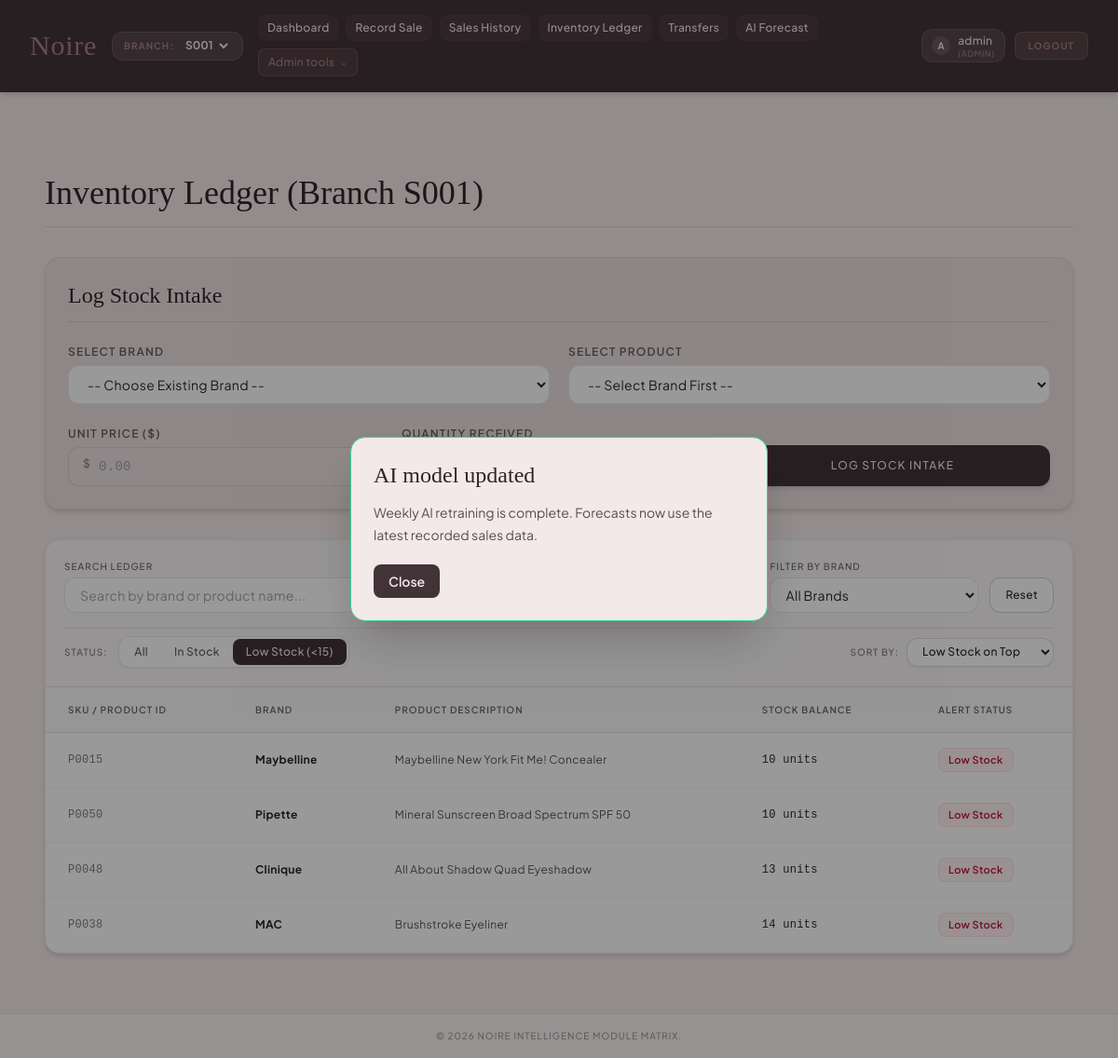
The page /inventory (signed in) on the database its author committed.
### tables this page shows
CREATE TABLE inventory (
            inventory_id INTEGER PRIMARY KEY AUTOINCREMENT,
            branch_id TEXT NOT NULL REFERENCES branches(branch_id) ON UPDATE CASCADE,
            product_id TEXT NOT NULL REFERENCES products(product_id) ON UPDATE CASCADE,
            stock INTEGER NOT NULL DEFAULT 0 CHECK(stock >= 0),
            last_updated DATETIME DEFAULT CURRENT_TIMESTAMP,
            UNIQUE(branch_id, product_id)
        );

CREATE TABLE products (
            product_id TEXT PRIMARY KEY,
            brand_id INTEGER NOT NULL REFERENCES brands(brand_id),
            subcategory_id INTEGER NOT NULL REFERENCES subcategories(subcategory_id),
            product_name TEXT NOT NULL,
            base_price REAL NOT NULL DEFAULT 0.0 CHECK(base_price >= 0),
            created_at DATETIME DEFAULT CURRENT_TIMESTAMP
        );

CREATE TABLE brands (
            brand_id INTEGER PRIMARY KEY AUTOINCREMENT,
            brand_name TEXT UNIQUE NOT NULL
        );

### app.py (the view, shortened to what this page needs)
@app.route('/inventory', methods=['GET', 'POST'])
@login_required
def inventory_view():
    current_branch = session.get('branch', 'S001')
    inventory_items = db_load_inventory(branch=current_branch)
    catalog_map = {}
    all_subcategories = set()
    for item in inventory_items:
        b_name = item['brand']
        p_name = item['product_name']
        subcat = item['subcategory']
        if subcat: all_subcategories.add(subcat)
        if b_name and p_name:
            if b_name not in catalog_map: catalog_map[b_name] = []
            if not any(i['name'] == p_name for i in catalog_map[b_name]):
                catalog_map[b_name].append({'name': p_name, 'price': item['price']})
    return render_template(
        'inventory.html',
        inventory_items=inventory_items,
        brands=sorted(list(catalog_map.keys())),
        subcategories=sorted(list(all_subcategories)),
        catalog_map=catalog_map,
        current_branch=current_branch
    )

### app.py (called while the page is built)
@app.context_processor
def inject_active_branches():
    try:
        with get_db() as conn:
            rows = conn.execute(
                "SELECT branch_id FROM branches WHERE is_active = 1 ORDER BY branch_id;"
            ).fetchall()
        return {'active_branches': [{'branch_id': r['branch_id']} for r in rows]}
    except Exception:
        return {'active_branches': [{'branch_id': b} for b in ['S001', 'S002', 'S003', 'S004', 'S005']]}

def login_required(f):
    @wraps(f)
    def decorated_function(*args, **kwargs):
        if 'username' not in session:
            flash('Session expired or unauthenticated. Please log in.')
            return redirect(url_for('login'))
        return f(*args, **kwargs)
    return decorated_function

### src/database.py (called while the page is built)
def get_db_path():
    return os.environ.get('TEST_DB_PATH', os.path.join(PROJECT_ROOT, 'data', 'noire_retail.db'))

@contextmanager
def get_db(db_path=None):
    if db_path is None:
        db_path = get_db_path()
    os.makedirs(os.path.dirname(db_path), exist_ok=True)
    conn = sqlite3.connect(db_path, timeout=30.0)
    conn.row_factory = sqlite3.Row
    conn.execute("PRAGMA foreign_keys = ON;")
    conn.execute("PRAGMA journal_mode = WAL;")
    try:
        yield conn
        conn.commit()
    except Exception:
        conn.rollback()
        raise
    finally:
        conn.close()

### templates/inventory.html (shortened to what this page needs)
{% extends "base.html" %}
{% block content %}
<div class="max-w-7xl mx-auto px-4 py-8 space-y-8">
    <div class="border-b border-noireText/10 pb-4">
        <h2 class="text-4xl text-noireText font-serif">Inventory Ledger (Branch {{ current_branch }})</h2>
    </div>
    <div class="bg-parchment p-6 rounded-2xl border border-noireText/5 shadow-md">
        <div class="border-b border-noireText/10 pb-3 mb-6">
            <h3 class="text-2xl text-noireText font-serif">Log Stock Intake</h3>
        </div>
        <form action="{{ url_for('inventory_view') }}" method="POST" class="space-y-6">
            <div class="grid grid-cols-1 md:grid-cols-2 gap-5 text-xs tracking-wide">
                <div class="flex flex-col gap-1.5">
                    <label class="block font-semibold uppercase text-noireText/70 tracking-widest">Select Brand</label>
                    <select id="brand_select" name="brand" onchange="handleBrandChange()" required class="w-full px-4 py-2.5 rounded-xl bg-white border border-noireText/10 text-noireText focus:outline-none focus:border-dustyRose focus:ring-1 focus:ring-dustyRose transition-all text-sm">
                        <option value="">-- Choose Existing Brand --</option>
                    </select>
                </div>
                <div class="flex flex-col gap-1.5">
                    <label class="block font-semibold uppercase text-noireText/70 tracking-widest">Select Product</label>
                    <select id="product_select" name="product" onchange="handleProductChange()" required class="w-full px-4 py-2.5 rounded-xl bg-white border border-noireText/10 text-noireText focus:outline-none focus:border-dustyRose focus:ring-1 focus:ring-dustyRose transition-all text-sm">
                        <option value="">-- Select Brand First --</option>
                    </select>
                </div>
            </div>
            <div class="grid grid-cols-1 md:grid-cols-3 gap-5 text-xs tracking-wide items-end">
                <div class="flex flex-col gap-1.5">
                    <label class="block font-semibold uppercase text-noireText/70 tracking-widest">Unit Price ($)</label>
                    <div class="relative">
                        <span class="absolute left-4 top-2.5 text-noireText/50 font-medium">$</span>
                        <input type="text" id="price_input" name="price" placeholder="0.00" readonly class="w-full pl-8 pr-4 py-2.5 rounded-xl bg-velvet/20 border border-noireText/10 text-noireText font-mono font-medium focus:outline-none cursor-not-allowed text-sm">
                    </div>
                </div>
                <div class="flex flex-col gap-1.5">
                    <label class="block font-semibold uppercase text-noireText/70 tracking-widest">Quantity Received</label>
                </div>
                <div>
                    <button type="submit" class="w-full px-8 py-3 bg-deepWine hover:bg-noireText text-velvet font-medium uppercase tracking-widest text-xs rounded-xl transition-all shadow-md h-[44px]">Log Stock Intake</button>
                </div>
            </div>
        </form>
    </div>
    <div class="bg-white rounded-2xl border border-noireText/10 shadow-md overflow-hidden">
        <div class="p-5 border-b border-noireText/10 bg-parchment/30 space-y-4 text-xs tracking-wide">
            <div class="flex flex-col md:flex-row gap-3 items-stretch md:items-end">
                <div class="flex-grow flex flex-col gap-1">
                    <label for="table_search" class="font-medium uppercase text-noireText/70 tracking-widest text-[10px]">Search Ledger</label>
                    <div class="relative">
                    </div>
                </div>
                <div class="w-full md:w-56 flex flex-col gap-1">
                    <label for="table_filter_brand" class="font-medium uppercase text-noireText/70 tracking-widest text-[10px]">Filter by Brand</label>
                    <select id="table_filter_brand" class="w-full px-3 py-2 rounded-xl bg-white border border-noireText/10 text-noireText focus:outline-none focus:border-dustyRose focus:ring-1 focus:ring-dustyRose transition-all text-sm">
                        <option value="">All Brands</option>
                    </select>
                </div>
                <button id="clear_filters" type="button" class="px-4 py-2 bg-white hover:bg-velvet/40 border border-noireText/20 hover:border-noireText/40 rounded-xl text-noireText transition-all font-medium text-xs flex items-center justify-center gap-1.5 h-[38px] shrink-0">
                    Reset
                </button>
            </div>
            <div class="flex flex-col sm:flex-row gap-3 sm:items-center justify-between pt-2 border-t border-noireText/10">
                <div class="flex items-center gap-2">
                    <span class="font-medium uppercase text-noireText/60 tracking-widest text-[10px] hidden sm:inline-block mr-1">Status:</span>
                    <div class="inline-flex rounded-xl border border-noireText/10 overflow-hidden bg-white p-0.5 h-[34px] shadow-sm">
                        <button type="button" data-status="" class="status-tab py-1 px-3.5 rounded-lg text-center transition-all font-medium text-xs hover:bg-velvet/50 text-noireText/75">
                            All
                        </button>
                        <button type="button" data-status="in-stock" class="status-tab py-1 px-3.5 rounded-lg text-center transition-all font-medium text-xs hover:bg-velvet/50 text-noireText/75">
                            In Stock
                        </button>
                        <button type="button" data-status="low" class="status-tab py-1 px-3.5 rounded-lg text-center transition-all font-medium text-xs bg-deepWine text-velvet">
                            Low Stock (&lt;15)
                        </button>
                    </div>
                </div>
                <div class="flex items-center gap-2 self-start sm:self-auto">
                    <label for="table_sort" class="font-medium uppercase text-noireText/60 tracking-widest text-[10px] shrink-0">Sort By:</label>
                    <select id="table_sort" class="px-3 py-1.5 rounded-xl bg-white border border-noireText/15 text-noireText focus:outline-none focus:border-dustyRose focus:ring-1 focus:ring-dustyRose transition-all text-xs font-medium cursor-pointer shadow-sm">
                        <option value="stock-asc">Low Stock on Top</option>
                    </select>
                </div>
            </div>
        </div>
        <div class="overflow-x-auto w-full">
            <table class="w-full text-left text-xs tracking-wide border-collapse min-w-[600px]">
                <thead>
                    <tr class="bg-parchment/20 border-b border-noireText/10 text-noireText/70 uppercase text-[10px] tracking-widest">
                        <th class="py-4 px-6 font-semibold">SKU / Product ID</th>
                        <th class="py-4 px-6 font-semibold">Brand</th>
                        <th class="py-4 px-6 font-semibold">Product Description</th>
                        <th class="py-4 px-6 font-semibold">Stock Balance</th>
                        <th class="py-4 px-6 font-semibold">Alert Status</th>
                    </tr>
                </thead>
                <tbody id="inventory_table_body">
                    {% for item in inventory_items %}
                    {% set item_status = 'low' if item.stock|int < 15 else 'in-stock' %}
                    <tr class="inventory-row border-b border-noireText/5 hover:bg-velvet/20 transition-colors"
                        data-brand="{{ item.brand }}"
                        data-product="{{ item.product_name }}"
                        data-status="{{ item_status }}"
                        data-stock="{{ item.stock }}"
                        data-price="{{ item.price }}"
                        data-updated="{{ item.last_updated or '' }}"
                        data-id="{{ item.inventory_id or loop.index }}">
                        <td class="py-4 px-6 font-mono text-noireText/60">{{ item.product_id or 'P0000' }}</td>
                        <td class="py-4 px-6 font-bold text-noireText">{{ item.brand }}</td>
                        <td class="py-4 px-6 text-noireText/80">{{ item.product_name }}</td>
                        <td class="py-4 px-6 font-mono font-medium text-noireText">{{ item.stock }} units</td>
                        <td class="py-4 px-6">
                            {% if item.stock|int < 15 %}
                                <span class="text-rose-700 bg-rose-50 px-2.5 py-1 rounded-lg text-[11px] font-semibold inline-block border border-rose-200/50">Low Stock</span>
                            {% else %}
                                <span class="text-emerald-700 bg-emerald-50 px-2.5 py-1 rounded-lg text-[11px] font-semibold inline-block border border-emerald-200/50">In Stock</span>
                            {% endif %}
                        </td>
                    </tr>
                    {% else %}
                    <tr>
                        <td colspan="5" class="py-8 text-center text-noireText/40 italic text-sm">
                            No stock ledger records found for Branch {{ current_branch }}.
                        </td>
                    </tr>
                    {% endfor %}
                </tbody>
            </table>
        </div>
    </div>
</div>
{% endblock %}

### templates/base.html (style rules this page uses)
body { font-family: 'Plus Jakarta Sans', 'Space Grotesk', sans-serif; background-color: #f3e9e9; color: #2e2528; }
h1, h2, h3, .brand-font { font-family: 'Cormorant Garamond', serif; font-weight: 600; }

### rows shown on the page
inventory: product_id "P0048", brand "Clinique", product_name "All About Shadow Quad Eyeshadow", stock "13", shows "Low Stock"
inventory: product_id "P0015", brand "Maybelline", product_name "Maybelline New York Fit Me! Concealer", stock "10", shows "Low Stock"
inventory: product_id "P0038", brand "MAC", product_name "Brushstroke Eyeliner", stock "14", shows "Low Stock"
inventory: product_id "P0050", brand "Pipette", product_name "Mineral Sunscreen Broad Spectrum SPF 50", stock "10", shows "Low Stock"

### other values the page prints
{{ session.get('username', 'G')[:1] }} "A"
{{ session.get('username', 'Guest') }} "admin"
{{ session.get('role', 'staff') }} "ADMIN"
{{ current_branch }} "S001"
form field value "S001"
